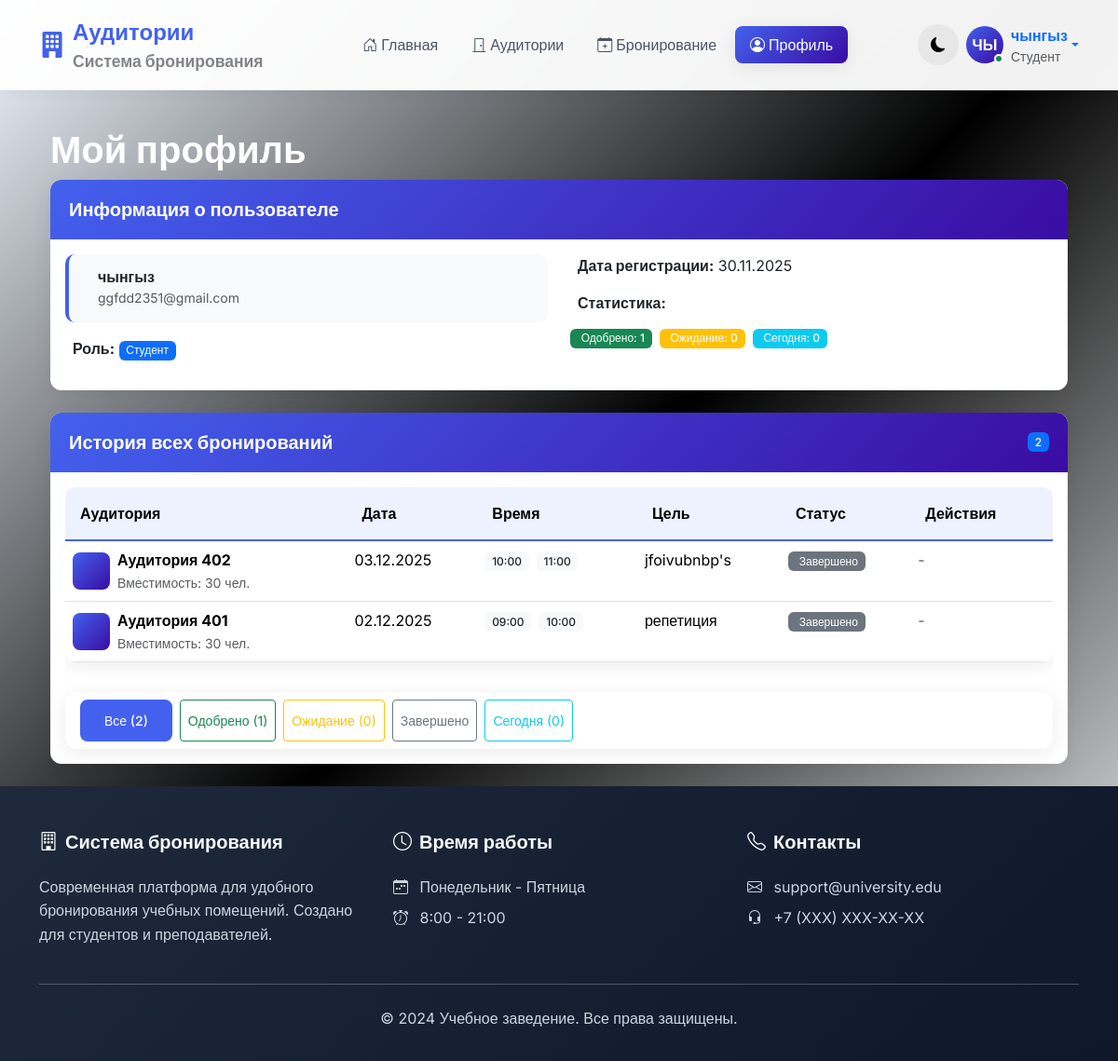
Before: /profile (signed in) with the older database file.
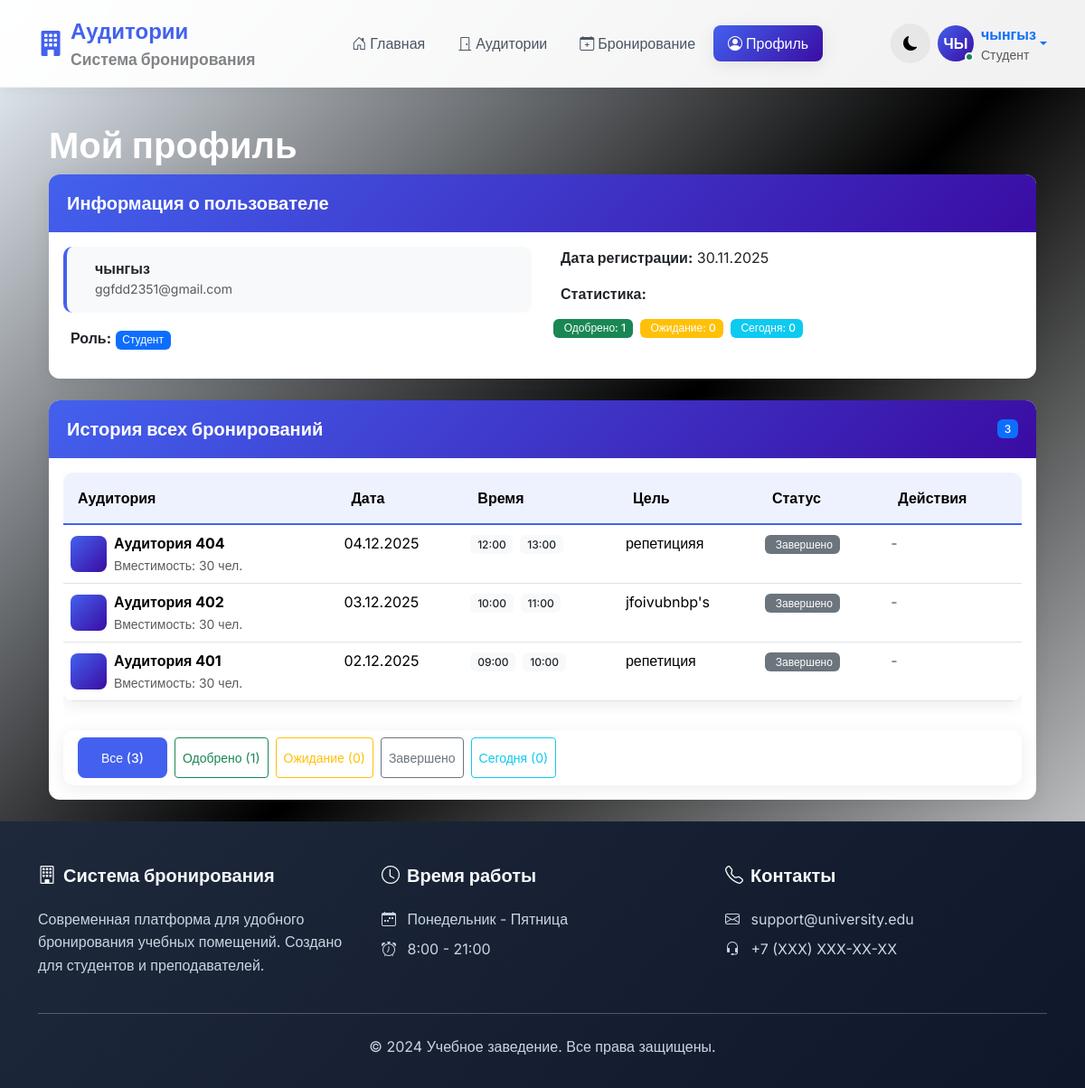
After: the same page with the newer database file.
### app/models.py (models this page shows, shortened)
class User(UserMixin, db.Model):
    __tablename__ = 'user'
    id = db.Column(db.Integer, primary_key=True)
    username = db.Column(db.String(64), unique=True, nullable=False)
    email = db.Column(db.String(120), unique=True, nullable=False)
    password_hash = db.Column(db.String(256))
    role = db.Column(db.String(20), default='student')
    created_at = db.Column(db.DateTime, default=datetime.utcnow)
    bookings = db.relationship('Booking', backref='user', lazy='dynamic')

class Booking(db.Model):
    __tablename__ = 'booking'
    id = db.Column(db.Integer, primary_key=True)
    user_id = db.Column(db.Integer, db.ForeignKey('user.id'), nullable=False)
    classroom_id = db.Column(db.Integer, db.ForeignKey('classroom.id'), nullable=False)
    booking_date = db.Column(db.Date, nullable=False)
    start_time = db.Column(db.Time, nullable=False)
    end_time = db.Column(db.Time, nullable=False)
    purpose = db.Column(db.String(200), nullable=False)
    status = db.Column(db.String(20), default='pending')
    created_at = db.Column(db.DateTime, default=datetime.utcnow)
    recurring_booking_id = db.Column(db.Integer, db.ForeignKey('recurring_booking.id'), nullable=True)
    recurring_booking = db.relationship('RecurringBooking', backref='generated_bookings')

class Classroom(db.Model):
    __tablename__ = 'classroom'
    id = db.Column(db.Integer, primary_key=True)
    room_number = db.Column(db.String(20), unique=True, nullable=False)
    capacity = db.Column(db.Integer, nullable=False)
    floor = db.Column(db.Integer, nullable=False)
    has_projector = db.Column(db.Boolean, default=False)
    has_computers = db.Column(db.Boolean, default=False)
    is_active = db.Column(db.Boolean, default=True)
    bookings = db.relationship('Booking', backref='classroom', lazy='dynamic')

### app/routes.py (the view)
@main_bp.route('/profile')
@login_required
def profile():
    try:
        auto_complete_past_bookings()
        user_bookings = Booking.query.filter_by(user_id=current_user.id).order_by(
            Booking.booking_date.desc(),
            Booking.start_time.desc()
        ).all()
        user_queue_entries = BookingQueue.query.filter_by(user_id=current_user.id).order_by(
            BookingQueue.booking_date.desc(),
            BookingQueue.start_time.desc()
        ).all()
        return render_template('profile.html',
                             title='Мой профиль',
                             bookings=user_bookings,
                             queue_entries=user_queue_entries,
                             current_date=date.today())
    except Exception as e:
        flash('Ошибка загрузки данных профиля.', 'danger')
        return render_template('profile.html',
                             title='Мой профиль',
                             bookings=[],
                             queue_entries=[],
                             current_date=date.today())

### app/templates/profile.html (shortened to what this page needs)
{% extends "base.html" %} {% block content %}
<div class="container">
  <div class="row">
    <div class="col-md-12">
      <h1 class="text-white"> Мой профиль</h1>
      <div class="card mb-4">
        <div class="card-header">
          <h5 class="mb-0"> Информация о пользователе</h5>
        </div>
        <div class="card-body">
          <div class="row">
            <div class="col-md-6">
              <div class="user-info-item mb-3">
                <div class="d-flex align-items-center">
                  <div>
                    <h6 class="mb-0">{{ current_user.username }}</h6>
                    <small class="text-muted">{{ current_user.email }}</small>
                  </div>
                </div>
              </div>
              <p>
                <strong>Роль:</strong>
                <span
                  class="badge {% if current_user.role == 'teacher' %}bg-success{% else %}bg-primary{% endif %}"
                >
                  {{ 'Преподаватель' if current_user.role == 'teacher' else 'Студент' }}
                </span>
              </p>
            </div>
            <div class="col-md-6">
              <p>
                <strong>Дата регистрации:</strong> {{
                current_user.created_at.strftime('%d.%m.%Y') }}
              </p>
              <p>
                <strong>Статистика:</strong>
              </p>
              <div class="d-flex flex-wrap gap-2">
                <span class="badge bg-success">
                  Одобрено: {{ bookings|selectattr('status', 'equalto', 'approved')|list|length }}
                </span>
                <span class="badge bg-warning">
                  Ожидание: {{ bookings|selectattr('status', 'equalto', 'pending')|list|length }}
                </span>
                <span class="badge bg-info">
                  Сегодня: {{ bookings|selectattr('booking_date', 'equalto',
                  current_date)|list|length }}
                </span>
              </div>
            </div>
          </div>
        </div>
      </div>
      {% set today_bookings = bookings|selectattr('booking_date', 'equalto', current_date)|list %}
      {% set active_today_bookings = today_bookings|selectattr('status', 'in', ['approved',
      'pending'])|list %}
      <div class="card">
        <div class="card-header">
          <div class="d-flex justify-content-between align-items-center">
            <h5 class="mb-0"> История всех бронирований</h5>
            <span class="badge bg-primary">{{ bookings|length }}</span>
          </div>
        </div>
        <div class="card-body">
          {% if bookings %}
          <div class="table-responsive">
            <table class="table table-hover">
              <thead>
                <tr>
                  <th>Аудитория</th>
                  <th>Дата</th>
                  <th>Время</th>
                  <th>Цель</th>
                  <th>Статус</th>
                  <th>Действия</th>
                </tr>
              </thead>
              <tbody>
                {% for booking in bookings %}
                <tr class="{% if booking.booking_date == current_date %}table-info{% endif %}">
                  <td>
                    <div class="d-flex align-items-center">
                      <div class="classroom-icon me-2">
                      </div>
                      <div>
                        <strong>Аудитория {{ booking.classroom.room_number }}</strong><br />
                        <small class="text-muted">
                          Вместимость: {{ booking.classroom.capacity }} чел.
                        </small>
                      </div>
                    </div>
                  </td>
                  <td>
                    {{ booking.booking_date.strftime('%d.%m.%Y') }}
                  </td>
                  <td>
                    <div class="time-slot">
                      <span class="badge bg-light text-dark"
                        >{{ booking.start_time.strftime('%H:%M') }}</span
                      >
                      <span class="badge bg-light text-dark"
                        >{{ booking.end_time.strftime('%H:%M') }}</span
                      >
                    </div>
                  </td>
                  <td>
                    <div class="booking-purpose">
                      {{ booking.purpose|truncate(40) }}
                    </div>
                  </td>
                  <td>
                    {% if booking.status == 'approved' %} {% if booking.booking_date < current_date
                    or (booking.booking_date == current_date and booking.end_time < now.time()) %}
                    <span class="badge bg-secondary">
                      Завершено
                    </span>
                    {% elif booking.start_time <= now.time() and booking.end_time > now.time() %}
                    <span class="badge bg-success"> <i class="fas fa-play me-1"></i>Активно </span>
                    {% else %}
                    <span class="badge bg-success">
                      <i class="fas fa-check me-1"></i>Одобрено
                    </span>
                    {% endif %} {% elif booking.status == 'pending' %}
                    <span class="badge bg-warning">
                      <i class="fas fa-clock me-1"></i>Ожидание
                    </span>
                    {% elif booking.status == 'completed' %}
                    <span class="badge bg-secondary">
                      Завершено
                    </span>
                    {% else %}
                    <span class="badge bg-danger">
                      <i class="fas fa-times me-1"></i>Отклонено
                    </span>
                    {% endif %}
                  </td>
                  <td>
                    {% if booking.booking_date >= current_date and booking.status in ['approved',
                    'pending'] %}
                    <div class="btn-group btn-group-sm">
                      <a
                        href="{{ url_for('main.cancel_booking', booking_id=booking.id) }}"
                        class="btn btn-outline-danger"
                        onclick="return confirm('Отменить это бронирование?')"
                        data-bs-toggle="tooltip"
                        title="Отменить"
                      >
                        <i class="fas fa-times"></i>
                      </a>
                      {% if booking.status == 'pending' and current_user.role == 'teacher' %}
                      <a
                        href="{{ url_for('main.approve_booking', booking_id=booking.id) }}"
                        class="btn btn-outline-success"
                        data-bs-toggle="tooltip"
                        title="Одобрить"
                      >
                        <i class="fas fa-check"></i>
                      </a>
                      {% endif %}
                    </div>
                    {% else %}
                    <span class="text-muted">-</span>
                    {% endif %}
                  </td>
                </tr>
                {% endfor %}
              </tbody>
            </table>
          </div>
          <div class="row mt-3">
            <div class="col-md-12">
              <div class="card">
                <div class="card-body py-2">
                  <div class="d-flex flex-wrap gap-2">
                    <button
                      class="btn btn-sm btn-outline-primary active filter-btn"
                      data-filter="all"
                    >
                      Все ({{ bookings|length }})
                    </button>
                    <button
                      class="btn btn-sm btn-outline-success filter-btn"
                      data-filter="approved"
                    >
                      Одобрено ({{ bookings|selectattr('status', 'equalto', 'approved')|list|length
                      }})
                    </button>
                    <button class="btn btn-sm btn-outline-warning filter-btn" data-filter="pending">
                      Ожидание ({{ bookings|selectattr('status', 'equalto', 'pending')|list|length
                      }})
                    </button>
                    <button
                      class="btn btn-sm btn-outline-secondary filter-btn"
                      data-filter="completed"
                    >
                      Завершено
                    </button>
                    <button class="btn btn-sm btn-outline-info filter-btn" data-filter="today">
                      Сегодня ({{ today_bookings|length }})
                    </button>
                  </div>
                </div>
              </div>
            </div>
          </div>
          {% endif %}
        </div>
      </div>
    </div>
  </div>
</div>
{% endblock %}

### app/templates/base.html (shortened to what this page needs)
<!DOCTYPE html>
<html lang="ru" data-bs-theme="light">
  <head>
    <link
      href="https://cdn.jsdelivr.net/npm/bootstrap@5.3.2/dist/css/bootstrap.min.css"
      rel="stylesheet"
    />
    <link
      rel="stylesheet"
      href="https://cdn.jsdelivr.net/npm/bootstrap-icons@1.10.0/font/bootstrap-icons.css"
    />
  </head>
  <body class="d-flex flex-column min-vh-100">
    <nav class="navbar navbar-expand-lg navbar-light">
      <div class="container">
        <a class="navbar-brand d-flex align-items-center" href="{{ url_for('main.index') }}">
          <div class="me-2">
            <i class="bi bi-building-fill fs-3"></i>
          </div>
          <div class="d-flex flex-column">
            <span class="fw-bold fs-4">Аудитории</span>
            <small class="text-muted opacity-75 d-none d-md-block">Система бронирования</small>
          </div>
        </a>
        <div class="collapse navbar-collapse" id="navbarMain">
          <ul class="navbar-nav mx-auto mb-2 mb-lg-0">
            <li class="nav-item">
              <a
                class="nav-link {% if request.endpoint == 'main.index' %}active{% endif %}"
                href="{{ url_for('main.index') }}"
              >
                <i class="bi bi-house-door me-1"></i>Главная
              </a>
            </li>
            <li class="nav-item">
              <a
                class="nav-link {% if request.endpoint == 'main.classrooms' %}active{% endif %}"
                href="{{ url_for('main.classrooms') }}"
              >
                <i class="bi bi-door-closed me-1"></i>Аудитории
              </a>
            </li>
            {% if current_user.is_authenticated %}
            <li class="nav-item">
              <a
                class="nav-link {% if request.endpoint == 'main.booking' %}active{% endif %}"
                href="{{ url_for('main.booking') }}"
              >
                <i class="bi bi-calendar-plus me-1"></i>Бронирование
              </a>
            </li>
            <li class="nav-item">
              <a
                class="nav-link {% if request.endpoint == 'main.profile' %}active{% endif %}"
                href="{{ url_for('main.profile') }}"
              >
                <i class="bi bi-person-circle me-1"></i>Профиль
              </a>
            </li>
             {% endif %}
          </ul>
          <div class="d-flex align-items-center gap-2">
            <button id="themeToggle" class="theme-switch" title="Сменить тему">
            </button>
            {% if current_user.is_authenticated %}
            <div class="dropdown">
              <a
                href="#"
                class="d-flex align-items-center text-decoration-none dropdown-toggle"
                data-bs-toggle="dropdown"
              >
                <div class="user-avatar me-2">
                  {{ current_user.username[:2]|upper }}
                  <span class="user-status bg-success"></span>
                </div>
                <div class="d-none d-md-flex flex-column text-start">
                  <span class="fw-semibold">{{ current_user.username }}</span>
                  <small class="text-muted">
                    {% if current_user.role == 'teacher' %}Преподаватель{% elif current_user.role
                    == 'admin' %}Администратор{% else %}Студент{% endif %}
                  </small>
                </div>
              </a>
            </div>
            {% endif %}
          </div>
        </div>
      </div>
    </nav>
    <main class="flex-grow-1 py-4">
      <div class="container fade-in">
        {% block content %}{% endblock %}
      </div>
    </main>
    <footer class="footer">
      <div class="container">
        <div class="row g-4">
          <div class="col-lg-4">
            <h5><i class="bi bi-building me-2"></i>Система бронирования</h5>
            <p>
              Современная платформа для удобного бронирования учебных помещений. Создано для
              студентов и преподавателей.
            </p>
          </div>
          <div class="col-lg-4">
            <h5><i class="bi bi-clock me-2"></i>Время работы</h5>
            <p class="mb-2">
              <i class="bi bi-calendar-week me-2"></i>
              Понедельник - Пятница
            </p>
            <p class="mb-0">
              <i class="bi bi-alarm me-2"></i>
              8:00 - 21:00
            </p>
          </div>
          <div class="col-lg-4">
            <h5><i class="bi bi-telephone me-2"></i>Контакты</h5>
            <p class="mb-2">
              <i class="bi bi-envelope me-2"></i>
              support@university.edu
            </p>
            <p class="mb-0">
              <i class="bi bi-headset me-2"></i>
              +7 (XXX) XXX-XX-XX
            </p>
          </div>
        </div>
        <hr class="my-4 opacity-25" />
        <div class="text-center">
          <p class="mb-0">
            &copy; 2024 Учебное заведение. Все права защищены.
          </p>
        </div>
      </div>
    </footer>
  </body>
</html>

Changed rows visible on the page:
added Booking: classroom.room_number "404", classroom.capacity "30", booking_date "04.12.2025", start_time "12:00", end_time "13:00", purpose "репетицияя", status "Завершено"
changed Booking "jfoivubnbp's": status "approved" → "completed" (drawn)
Other visible differences:
{{ bookings|length }}: "2" → "3"
